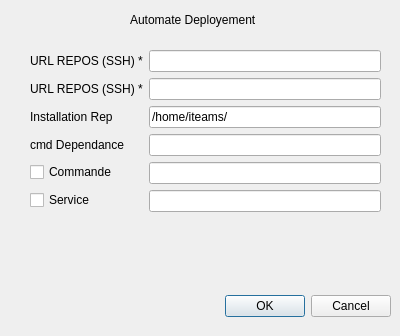
<?xml version="1.0" encoding="UTF-8"?>
<ui version="4.0">
 <class>Dialog</class>
 <widget class="QDialog" name="Dialog">
  <property name="geometry">
   <rect>
    <x>0</x>
    <y>0</y>
    <width>400</width>
    <height>336</height>
   </rect>
  </property>
  <property name="windowTitle">
   <string>Dialog</string>
  </property>
  <widget class="QDialogButtonBox" name="buttonBox">
   <property name="geometry">
    <rect>
     <x>50</x>
     <y>290</y>
     <width>341</width>
     <height>32</height>
    </rect>
   </property>
   <property name="orientation">
    <enum>Qt::Horizontal</enum>
   </property>
   <property name="standardButtons">
    <set>QDialogButtonBox::Cancel|QDialogButtonBox::Ok</set>
   </property>
  </widget>
  <widget class="QWidget" name="formLayoutWidget">
   <property name="geometry">
    <rect>
     <x>30</x>
     <y>50</y>
     <width>351</width>
     <height>221</height>
    </rect>
   </property>
   <layout class="QFormLayout" name="formLayout">
    <item row="0" column="0">
     <widget class="QLabel" name="label_repos">
      <property name="text">
       <string>URL REPOS (SSH) *</string>
      </property>
     </widget>
    </item>
    <item row="1" column="0">
     <widget class="QLabel" name="label_nomprojet">
      <property name="text">
       <string>URL REPOS (SSH) *</string>
      </property>
     </widget>
    </item>
    <item row="1" column="1">
     <widget class="QLineEdit" name="lineEdit_nomprojet"/>
    </item>
    <item row="2" column="0">
     <widget class="QLabel" name="label_dossier_install">
      <property name="text">
       <string>Installation Rep</string>
      </property>
     </widget>
    </item>
    <item row="2" column="1">
     <widget class="QLineEdit" name="lineEdit_dossier_install">
      <property name="text">
       <string>/home/iteams/</string>
      </property>
     </widget>
    </item>
    <item row="3" column="0">
     <widget class="QLabel" name="label_cmd_dependance">
      <property name="text">
       <string>cmd Dependance</string>
      </property>
     </widget>
    </item>
    <item row="3" column="1">
     <widget class="QLineEdit" name="lineEdit_cmd_dependance">
      <property name="text">
       <string/>
      </property>
     </widget>
    </item>
    <item row="0" column="1">
     <widget class="QLineEdit" name="lineEdit_repos"/>
    </item>
    <item row="4" column="0">
     <widget class="QCheckBox" name="checkBox_cmd">
      <property name="text">
       <string>Commande</string>
      </property>
     </widget>
    </item>
    <item row="4" column="1">
     <widget class="QLineEdit" name="lineEdit_cmd_deployement">
      <property name="inputMask">
       <string/>
      </property>
      <property name="text">
       <string/>
      </property>
     </widget>
    </item>
    <item row="5" column="0">
     <widget class="QCheckBox" name="checkBox_service">
      <property name="text">
       <string>Service</string>
      </property>
     </widget>
    </item>
    <item row="5" column="1">
     <widget class="QLineEdit" name="lineEdit_service_file">
      <property name="inputMask">
       <string/>
      </property>
      <property name="text">
       <string/>
      </property>
     </widget>
    </item>
   </layout>
  </widget>
  <widget class="QLabel" name="label">
   <property name="geometry">
    <rect>
     <x>130</x>
     <y>10</y>
     <width>181</width>
     <height>20</height>
    </rect>
   </property>
   <property name="text">
    <string>Automate Deployement</string>
   </property>
  </widget>
 </widget>
 <resources/>
 <connections>
  <connection>
   <sender>buttonBox</sender>
   <signal>accepted()</signal>
   <receiver>Dialog</receiver>
   <slot>accept()</slot>
   <hints>
    <hint type="sourcelabel">
     <x>248</x>
     <y>254</y>
    </hint>
    <hint type="destinationlabel">
     <x>157</x>
     <y>274</y>
    </hint>
   </hints>
  </connection>
  <connection>
   <sender>buttonBox</sender>
   <signal>rejected()</signal>
   <receiver>Dialog</receiver>
   <slot>reject()</slot>
   <hints>
    <hint type="sourcelabel">
     <x>316</x>
     <y>260</y>
    </hint>
    <hint type="destinationlabel">
     <x>286</x>
     <y>274</y>
    </hint>
   </hints>
  </connection>
 </connections>
</ui>
